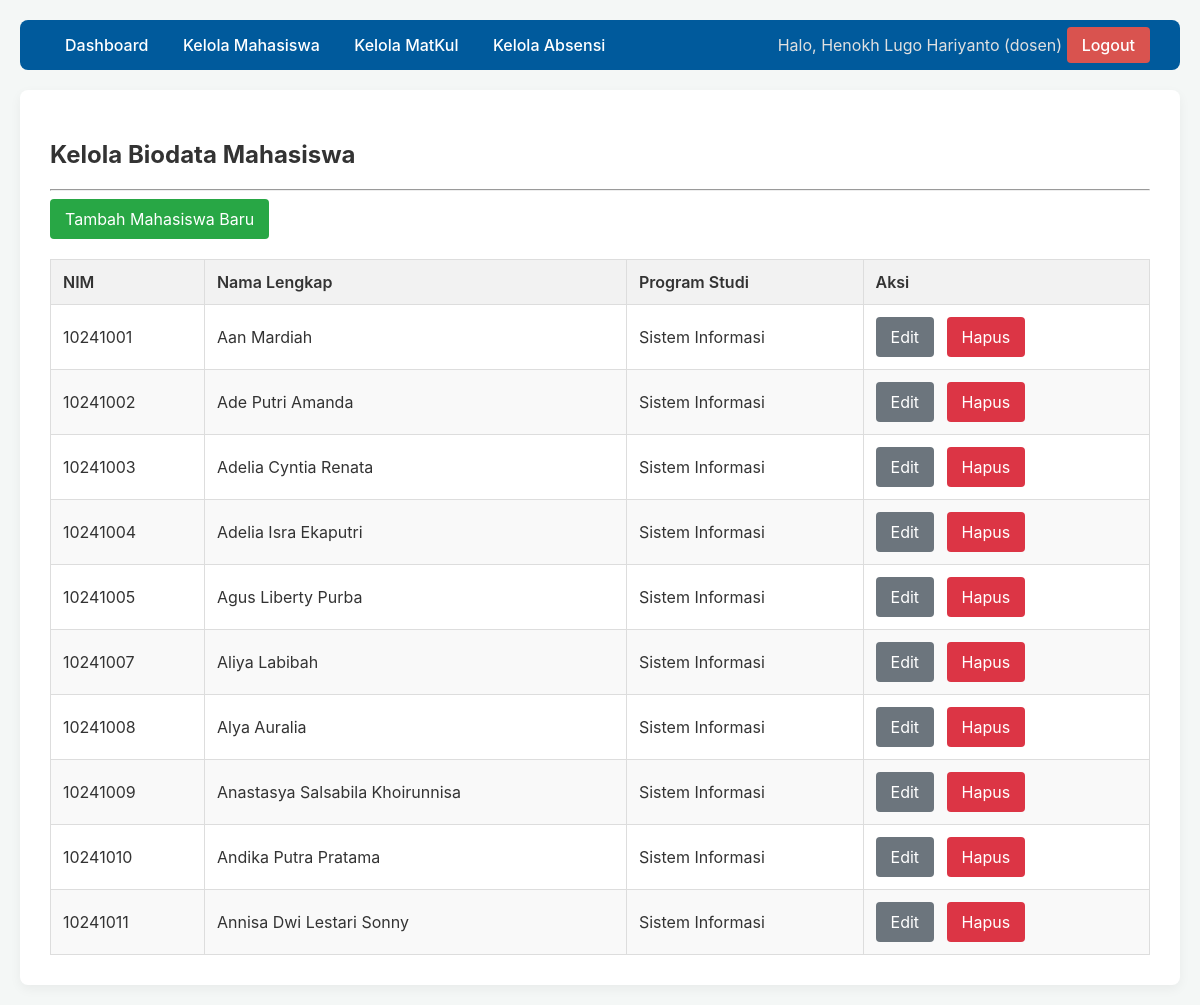
Page /dosen/kelola_mahasiswa.php (signed in) on the committed database.
### tables this page shows
CREATE TABLE dosen (
  id_dosen int NOT NULL,
  nip varchar(20) NOT NULL,
  nama_dosen varchar(100) NOT NULL
);

CREATE TABLE mahasiswa (
  id_mahasiswa int NOT NULL,
  nim varchar(20) NOT NULL,
  nama_lengkap varchar(100) NOT NULL,
  id_prodi int DEFAULT NULL
);

CREATE TABLE program_studi (
  id_prodi int NOT NULL,
  nama_prodi varchar(100) NOT NULL
);

### dosen/kelola_mahasiswa.php (the view, shortened to what this page needs)
<?php
require __DIR__ . '/../templates/header.php';
$stmt = $pdo->query("
    SELECT m.id_mahasiswa, m.nim, m.nama_lengkap, p.nama_prodi
    FROM mahasiswa m
    LEFT JOIN program_studi p ON m.id_prodi = p.id_prodi
    ORDER BY m.nim ASC
");
$mahasiswa_list = $stmt->fetchAll();
?>
<h2>Kelola Biodata Mahasiswa</h2>
<hr>
<a href="tambah_mahasiswa.php" class="btn btn-success">Tambah Mahasiswa Baru</a>
<table>
    <thead>
        <tr>
            <th>NIM</th>
            <th>Nama Lengkap</th>
            <th>Program Studi</th>
            <th>Aksi</th>
        </tr>
    </thead>
    <tbody>
        <?php if (empty($mahasiswa_list)): ?>
            <tr>
                <td colspan="4">Belum ada data mahasiswa.</td>
            </tr>
        <?php else: ?>
            <?php foreach ($mahasiswa_list as $mhs): ?>
                <tr>
                    <td><?= htmlspecialchars($mhs['nim']) ?></td>
                    <td><?= htmlspecialchars($mhs['nama_lengkap']) ?></td>
                    <td><?= htmlspecialchars($mhs['nama_prodi'] ?? 'N/A') ?></td>
                    <td class="actions">
                        <a href="edit_mahasiswa.php?id=<?= $mhs['id_mahasiswa'] ?>" class="btn btn-secondary">Edit</a>
                        <a href="hapus_mahasiswa.php?id=<?= $mhs['id_mahasiswa'] ?>" class="btn btn-danger" onclick="return confirm('PERINGATAN: Menghapus biodata ini akan MENGHAPUS AKUN LOGIN dan SEMUA RIWAYAT ABSENSI mahasiswa terkait. Yakin?')">Hapus</a>
                    </td>
                </tr>
            <?php endforeach; ?>
        <?php endif; ?>
    </tbody>
</table>
<?php require __DIR__ . '/../templates/footer.php'; ?>

### templates/header.php (shortened to what this page needs)
<?php
require_once __DIR__ . '/../config/database.php';
$current_user = null;
$current_role = null;
if (isset($_SESSION['id_user'])) {
    $current_role = $_SESSION['role'];
    if ($current_role == 'dosen') {
        $stmt = $pdo->prepare("SELECT d.* FROM users u JOIN dosen d ON u.id_dosen = d.id_dosen WHERE u.id_user = ?");
        $stmt->execute([$_SESSION['id_user']]);
        $current_user = $stmt->fetch();
        $current_user['display_name'] = $current_user['nama_dosen'];
    }
}
?>
<!DOCTYPE html>
<html lang="id">
<head>
    <link rel="stylesheet" href="../assets/style.css">
</head>
<body>
<nav>
    <div>
        <?php if ($current_role == 'dosen'): ?>
            <a href="../dosen/index.php">Dashboard</a>
            <a href="../dosen/kelola_mahasiswa.php">Kelola Mahasiswa</a>
            <a href="../dosen/kelola_mk.php">Kelola MatKul</a>
            <a href="../dosen/kelola_absensi.php">Kelola Absensi</a>
        <?php elseif ($current_role == 'mahasiswa'): ?>
            <a href="../mahasiswa/index.php">Dashboard</a>
            <a href="../mahasiswa/isi_absensi.php">Isi Absensi</a>
            <a href="../mahasiswa/riwayat.php">Riwayat Absensi</a>
        <?php else: ?>
            <a href="../auth/login.php">Login</a>
        <?php endif; ?>
    </div>
    <div>
        <?php if ($current_user): ?>
            <span class="user-info">Halo, <?= htmlspecialchars($current_user['display_name']) ?> (<?= $current_role ?>)</span>
            <a href="../auth/logout.php" class="logout">Logout</a>
        <?php endif; ?>
    </div>
</nav>
<div class="container">

### templates/footer.php
</div> </body>
</html>

### assets/style.css (style rules this page uses)
body { font-family: -apple-system, BlinkMacSystemFont, "Segoe UI", Roboto, Helvetica, Arial, sans-serif; background-color: #f4f7f6; margin: 0; padding: 20px; color: #333; }
nav { background-color: #005a9c; padding: 15px 30px; border-radius: 8px; margin-bottom: 20px; display: flex; justify-content: space-between; align-items: center; }
nav a { color: white; text-decoration: none; padding: 8px 15px; border-radius: 4px; font-weight: 500; }
nav .user-info { color: #e0e0e0; }
nav .logout { background-color: #d9534f; }
.container { background-color: #ffffff; padding: 30px; border-radius: 8px; box-shadow: 0 4px 12px rgba(0, 0, 0, 0.05); }
.btn { background-color: #007bff; color: white; padding: 10px 15px; border: none; border-radius: 4px; cursor: pointer; font-size: 16px; text-decoration: none; display: inline-block; }
.btn-success { background-color: #28a745; }
.btn-danger { background-color: #dc3545; }
.btn-secondary { background-color: #6c757d; }
table { width: 100%; border-collapse: collapse; margin-top: 20px; }
table th, table td { border: 1px solid #ddd; padding: 12px; text-align: left; }
table th { background-color: #f2f2f2; font-weight: 600; }
table tr:nth-child(even) { background-color: #f9f9f9; }
table .actions a { margin-right: 8px; text-decoration: none; }

### rows in the picture
dosen: nama_dosen "Henokh Lugo Hariyanto"
mahasiswa: nim "10241001", nama_lengkap "Aan Mardiah", id_prodi.nama_prodi "Sistem Informasi"
mahasiswa: nim "10241002", nama_lengkap "Ade Putri Amanda", id_prodi.nama_prodi "Sistem Informasi"
mahasiswa: nim "10241003", nama_lengkap "Adelia Cyntia Renata", id_prodi.nama_prodi "Sistem Informasi"
mahasiswa: nim "10241004", nama_lengkap "Adelia Isra Ekaputri", id_prodi.nama_prodi "Sistem Informasi"
mahasiswa: nim "10241005", nama_lengkap "Agus Liberty Purba", id_prodi.nama_prodi "Sistem Informasi"
mahasiswa: nim "10241007", nama_lengkap "Aliya Labibah", id_prodi.nama_prodi "Sistem Informasi"
mahasiswa: nim "10241008", nama_lengkap "Alya Auralia", id_prodi.nama_prodi "Sistem Informasi"
mahasiswa: nim "10241009", nama_lengkap "Anastasya Salsabila Khoirunnisa", id_prodi.nama_prodi "Sistem Informasi"
mahasiswa: nim "10241010", nama_lengkap "Andika Putra Pratama", id_prodi.nama_prodi "Sistem Informasi"
mahasiswa: nim "10241011", nama_lengkap "Annisa Dwi Lestari Sonny", id_prodi.nama_prodi "Sistem Informasi"

### other values in the picture
$current_role "dosen"
